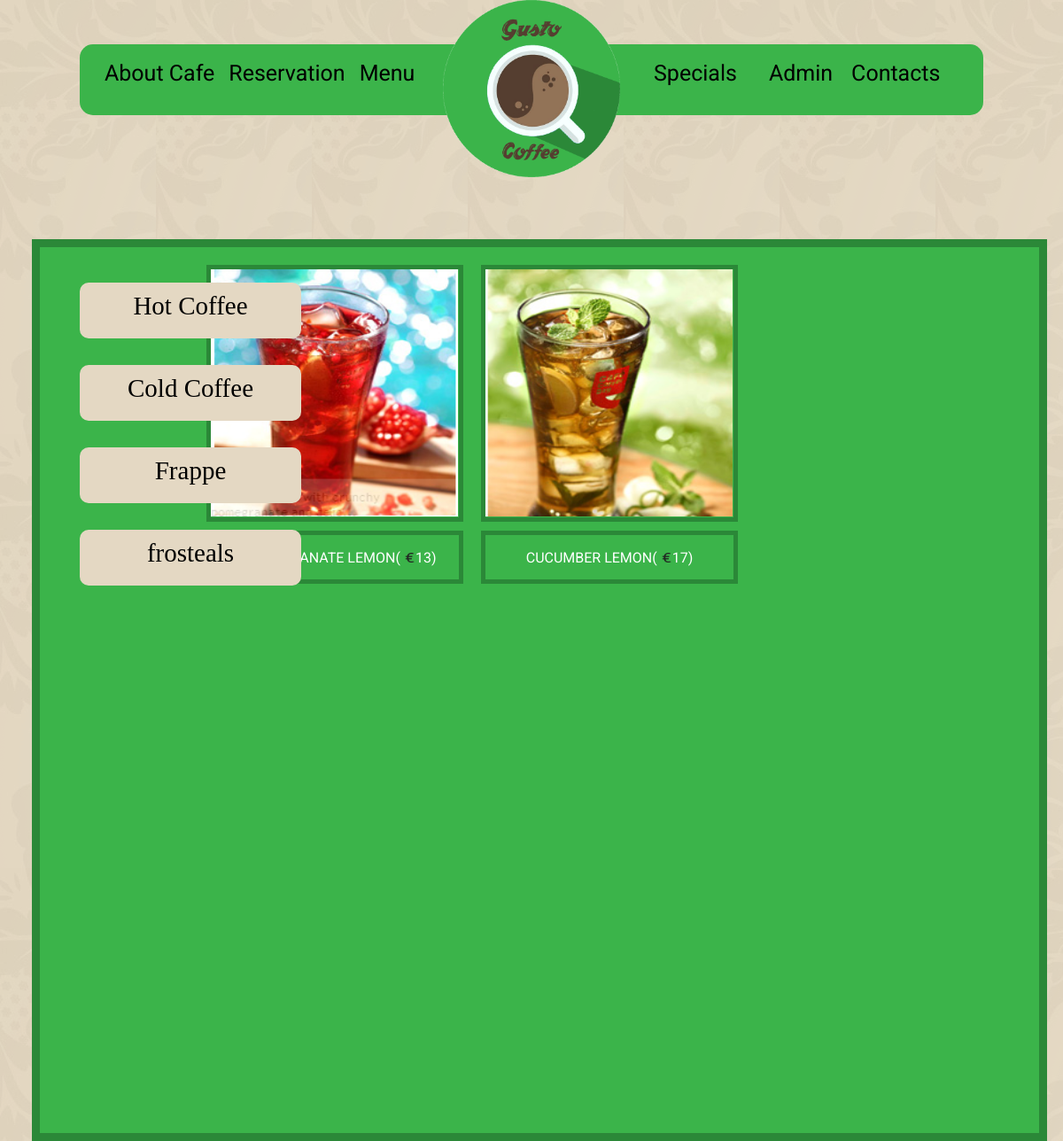
The app's page /frosteals.php with its own data.
### tables this page shows
CREATE TABLE IF NOT EXISTS `beverages` (
  `b_id` int(255) NOT NULL AUTO_INCREMENT,
  `menu_type` varchar(255) NOT NULL DEFAULT '',
  `product` varchar(255) NOT NULL DEFAULT '',
  `image` varchar(255) NOT NULL DEFAULT '',
  `price` varchar(255) NOT NULL DEFAULT '',
  PRIMARY KEY (`b_id`)
);

### frosteals.php (the view, shortened to what this page needs)
<html>
				<head>
								<link rel="stylesheet" type="text/css" href="css/menu.css"/>
								<link rel="stylesheet" type="text/css" href="css/frosteals.css"/>
								<link rel="stylesheet" type="text/css" href="css/hot coffee.css"/>
								<link rel="stylesheet" type="text/css" href="css/cold coffee.css"/>
								<link rel="stylesheet" type="text/css" href="css/frappe.css"/>
				</head>
  <body>
				<?php
				include ('menu.php');
				?>
<div class="maindiv">
	<div class="leftdiv">
				<center><a style="text-decoration:none;color:#000000;" href="hot coffee.php"><p  class="leftdiv1">Hot Coffee</p></a></center>
				<center><a style="text-decoration:none;color:#000000;" href="cold coffee.php"><p  class="leftdiv1">Cold Coffee</p></a></center>
					<center><a style="text-decoration:none;color:#000000;" href="frappe.php"><p  class="leftdiv1">Frappe</p></a></center>
				<center><a style="text-decoration:none;color:#000000;" href="frosteals.php"><p  class="leftdiv1">frosteals</p></a></center>
    </div>
	<div class="rightdiv">
				<?php
	$con=mysqli_connect("localhost","root","aboabo","gustocoffee");
$x=mysqli_query($con,"select * from beverages where menu_type='4'");
while($y=mysqli_fetch_array($x))
{
?>
				<div class="rightdiv1">
					<div class="rightdiv1a"><img src="<?php echo 'img/'.$y[3]; ?>" style="height:279px; width:279px; "></div>
					<div class="rightdiv1b"><center><p><?php echo $y[2]; ?>(&nbsp;<img src="IMAGES/download.png" style="height:11px; width:13px;"><?php echo $y[4]; ?>)</p></center></div>
				</div>
<?php
}
?>
	</div>
</div>
</body>
</html>

### css/menu.css (style rules this page uses)
body { background-image:url(../IMAGES/c1.PNG); }

### css/frosteals.css (style rules this page uses)
.maindiv { height:1000px; width:1300px; background-color:#D1C6B2; border:1px solid red; margin-top:30px; margin-left:5px; }
.leftdiv { position:absolute; height:570px; width:300px; background-color:none; border:2px solid green; margin-left:20px; margin-top:10px; float:left; }
.leftdiv1 { width:230px; height:43px; border:5px #D1C6B2; margin-top:20px; background-color:#E4D8C3; padding:10px; border-radius:10px; margin-left:0px; margin-top:30px; font-family:Vladimir Script; font-size:29px; }
.rightdiv { width:960px; height:900px; border:2px solid green; background-color: none; float:right; }
.rightdiv1 { width:300px; height:370px; background-color:none; border:0px solid red; margin-left:10px; margin-top:10px; float:left; }
.rightdiv1a { height:280px; width:280px; border:5PX solid #E3D7C3; margin-top:10px; margin-left:10px; margin-right:10px; margin-bottom:10px; background:#D1C6B2; color:#E3D7C3; }
.rightdiv1b { height:50px; width:280px; border:5PX solid #E3D7C3; margin-top:10px; margin-left:10px; margin-right:10px; margin-bottom:10px; background:#D1C6B2; }

### css/hot coffee.css (style rules this page uses)
.maindiv { height:1000px; width:1300px; background-color:#D1C6B2; border:1px solid red; margin-top:30px; margin-left:5px; }
.leftdiv { position:absolute; height:570px; width:300px; background-color:none; border:2px solid green; margin-left:20px; margin-top:10px; float:left; }
.leftdiv1 { width:230px; height:43px; border:5px #D1C6B2; margin-top:20px; background-color:#E4D8C3; padding:10px; border-radius:10px; margin-left:0px; margin-top:30px; font-family:Vladimir Script; font-size:29px; }
.rightdiv { width:960px; height:900px; border:2px solid green; background-color: none; float:right; }
.rightdiv1 { width:300px; height:370px; background-color:none; border:0px solid red; margin-left:10px; margin-top:10px; float:left; }
.rightdiv1a { height:280px; width:280px; border:5PX solid #E3D7C3; margin-top:10px; margin-left:10px; margin-right:10px; margin-bottom:10px; background:#D1C6B2; color:#E3D7C3; }
.rightdiv1b { height:50px; width:280px; border:5PX solid #E3D7C3; margin-top:10px; margin-left:10px; margin-right:10px; margin-bottom:10px; background:#D1C6B2; }

### css/cold coffee.css (style rules this page uses)
.maindiv { height:1000px; width:1300px; background-color:#D1C6B2; border:1px solid red; margin-top:30px; margin-left:5px; }
.leftdiv { position:absolute; height:570px; width:300px; background-color:none; border:2px solid green; margin-left:20px; margin-top:10px; float:left; }
.leftdiv1 { width:230px; height:43px; border:5px #D1C6B2; margin-top:20px; background-color:#E4D8C3; padding:10px; border-radius:10px; margin-left:0px; margin-top:30px; font-family:Vladimir Script; font-size:29px; }
.rightdiv { width:960px; height:900px; border:2px solid green; background-color: none; float:right; }
.rightdiv1 { width:300px; height:370px; background-color:none; border:0px solid red; margin-left:10px; margin-top:10px; float:left; }
.rightdiv1a { height:280px; width:280px; border:5PX solid #E3D7C3; margin-top:10px; margin-left:10px; margin-right:10px; margin-bottom:10px; background:#D1C6B2; color:#E3D7C3; }
.rightdiv1b { height:50px; width:280px; border:5PX solid #E3D7C3; margin-top:10px; margin-left:10px; margin-right:10px; margin-bottom:10px; background:#D1C6B2; }

### css/frappe.css (style rules this page uses)
.maindiv { height:1000px; width:1300px; background-color:#D1C6B2; border:1px solid red; margin-top:30px; margin-left:5px; }
.leftdiv { position:absolute; height:570px; width:300px; background-color:none; border:2px solid green; margin-left:20px; margin-top:10px; float:left; }
.leftdiv1 { width:230px; height:43px; border:5px #D1C6B2; margin-top:20px; background-color:#E4D8C3; padding:10px; border-radius:10px; margin-left:0px; margin-top:30px; font-family:Vladimir Script; font-size:29px; }
.rightdiv { width:960px; height:900px; border:2px solid green; background-color: none; float:right; }
.rightdiv1 { width:300px; height:370px; background-color:none; border:0px solid red; margin-left:10px; margin-top:10px; float:left; }
.rightdiv1a { height:280px; width:280px; border:5PX solid #E3D7C3; margin-top:10px; margin-left:10px; margin-right:10px; margin-bottom:10px; background:#D1C6B2; color:#E3D7C3; }
.rightdiv1b { height:50px; width:280px; border:5PX solid #E3D7C3; margin-top:10px; margin-left:10px; margin-right:10px; margin-bottom:10px; background:#D1C6B2; }

### records on screen
beverages: image (picture), product "PROMEGRANATE LEMON", price "13"
beverages: image (picture), product "CUCUMBER LEMON", price "17"
